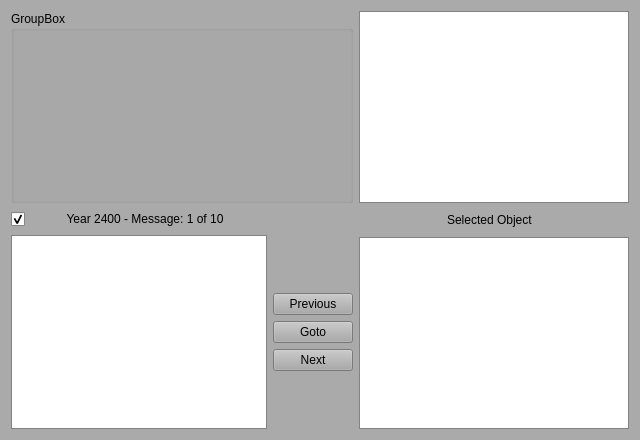
  <widget class="QWidget" name="centralwidget">
   <property name="enabled">
    <bool>true</bool>
   </property>
   <property name="sizePolicy">
    <sizepolicy hsizetype="Expanding" vsizetype="Expanding">
     <horstretch>0</horstretch>
     <verstretch>0</verstretch>
    </sizepolicy>
   </property>
   <property name="minimumSize">
    <size>
     <width>640</width>
     <height>400</height>
    </size>
   </property>
   <property name="palette">
    <palette>
     <active>
      <colorrole role="WindowText">
       <brush brushstyle="SolidPattern">
        <color alpha="255">
         <red>0</red>
         <green>0</green>
         <blue>0</blue>
        </color>
       </brush>
      </colorrole>
      <colorrole role="Button">
       <brush brushstyle="SolidPattern">
        <color alpha="255">
         <red>170</red>
         <green>170</green>
         <blue>170</blue>
        </color>
       </brush>
      </colorrole>
      <colorrole role="Light">
       <brush brushstyle="SolidPattern">
        <color alpha="255">
         <red>255</red>
         <green>255</green>
         <blue>255</blue>
        </color>
       </brush>
      </colorrole>
      <colorrole role="Midlight">
       <brush brushstyle="SolidPattern">
        <color alpha="255">
         <red>212</red>
         <green>212</green>
         <blue>212</blue>
        </color>
       </brush>
      </colorrole>
      <colorrole role="Dark">
       <brush brushstyle="SolidPattern">
        <color alpha="255">
         <red>85</red>
         <green>85</green>
         <blue>85</blue>
        </color>
       </brush>
      </colorrole>
      <colorrole role="Mid">
       <brush brushstyle="SolidPattern">
        <color alpha="255">
         <red>113</red>
         <green>113</green>
         <blue>113</blue>
        </color>
       </brush>
      </colorrole>
      <colorrole role="Text">
       <brush brushstyle="SolidPattern">
        <color alpha="255">
         <red>0</red>
         <green>0</green>
         <blue>0</blue>
        </color>
       </brush>
      </colorrole>
      <colorrole role="BrightText">
       <brush brushstyle="SolidPattern">
        <color alpha="255">
         <red>255</red>
         <green>255</green>
         <blue>255</blue>
        </color>
       </brush>
      </colorrole>
      <colorrole role="ButtonText">
       <brush brushstyle="SolidPattern">
        <color alpha="255">
         <red>0</red>
         <green>0</green>
         <blue>0</blue>
        </color>
       </brush>
      </colorrole>
      <colorrole role="Base">
       <brush brushstyle="SolidPattern">
        <color alpha="255">
         <red>255</red>
         <green>255</green>
         <blue>255</blue>
        </color>
       </brush>
      </colorrole>
      <colorrole role="Window">
       <brush brushstyle="SolidPattern">
        <color alpha="255">
         <red>170</red>
         <green>170</green>
         <blue>170</blue>
        </color>
       </brush>
      </colorrole>
      <colorrole role="Shadow">
       <brush brushstyle="SolidPattern">
        <color alpha="255">
         <red>0</red>
         <green>0</green>
         <blue>0</blue>
        </color>
       </brush>
      </colorrole>
      <colorrole role="AlternateBase">
       <brush brushstyle="SolidPattern">
        <color alpha="255">
         <red>212</red>
         <green>212</green>
         <blue>212</blue>
        </color>
       </brush>
      </colorrole>
      <colorrole role="ToolTipBase">
       <brush brushstyle="SolidPattern">
        <color alpha="255">
         <red>255</red>
         <green>255</green>
         <blue>220</blue>
        </color>
       </brush>
      </colorrole>
      <colorrole role="ToolTipText">
       <brush brushstyle="SolidPattern">
        <color alpha="255">
         <red>0</red>
         <green>0</green>
         <blue>0</blue>
        </color>
       </brush>
      </colorrole>
      <colorrole role="PlaceholderText">
       <brush brushstyle="NoBrush">
        <color alpha="128">
         <red>0</red>
         <green>0</green>
         <blue>0</blue>
        </color>
       </brush>
      </colorrole>
     </active>
     <inactive>
      <colorrole role="WindowText">
       <brush brushstyle="SolidPattern">
        <color alpha="255">
         <red>0</red>
         <green>0</green>
         <blue>0</blue>
        </color>
       </brush>
      </colorrole>
      <colorrole role="Button">
       <brush brushstyle="SolidPattern">
        <color alpha="255">
         <red>170</red>
         <green>170</green>
         <blue>170</blue>
        </color>
       </brush>
      </colorrole>
      <colorrole role="Light">
       <brush brushstyle="SolidPattern">
        <color alpha="255">
         <red>255</red>
         <green>255</green>
         <blue>255</blue>
        </color>
       </brush>
      </colorrole>
      <colorrole role="Midlight">
       <brush brushstyle="SolidPattern">
        <color alpha="255">
         <red>212</red>
         <green>212</green>
         <blue>212</blue>
        </color>
       </brush>
      </colorrole>
      <colorrole role="Dark">
       <brush brushstyle="SolidPattern">
        <color alpha="255">
         <red>85</red>
         <green>85</green>
         <blue>85</blue>
        </color>
       </brush>
      </colorrole>
      <colorrole role="Mid">
       <brush brushstyle="SolidPattern">
        <color alpha="255">
         <red>113</red>
         <green>113</green>
         <blue>113</blue>
        </color>
       </brush>
      </colorrole>
      <colorrole role="Text">
       <brush brushstyle="SolidPattern">
        <color alpha="255">
         <red>0</red>
         <green>0</green>
         <blue>0</blue>
        </color>
       </brush>
      </colorrole>
      <colorrole role="BrightText">
       <brush brushstyle="SolidPattern">
        <color alpha="255">
         <red>255</red>
         <green>255</green>
         <blue>255</blue>
        </color>
       </brush>
      </colorrole>
      <colorrole role="ButtonText">
       <brush brushstyle="SolidPattern">
        <color alpha="255">
         <red>0</red>
         <green>0</green>
         <blue>0</blue>
        </color>
       </brush>
      </colorrole>
      <colorrole role="Base">
       <brush brushstyle="SolidPattern">
        <color alpha="255">
         <red>255</red>
         <green>255</green>
         <blue>255</blue>
        </color>
       </brush>
      </colorrole>
      <colorrole role="Window">
       <brush brushstyle="SolidPattern">
        <color alpha="255">
         <red>170</red>
         <green>170</green>
         <blue>170</blue>
        </color>
       </brush>
      </colorrole>
      <colorrole role="Shadow">
       <brush brushstyle="SolidPattern">
        <color alpha="255">
         <red>0</red>
         <green>0</green>
         <blue>0</blue>
        </color>
       </brush>
      </colorrole>
      <colorrole role="AlternateBase">
       <brush brushstyle="SolidPattern">
        <color alpha="255">
         <red>212</red>
         <green>212</green>
         <blue>212</blue>
        </color>
       </brush>
      </colorrole>
      <colorrole role="ToolTipBase">
       <brush brushstyle="SolidPattern">
        <color alpha="255">
         <red>255</red>
         <green>255</green>
         <blue>220</blue>
        </color>
       </brush>
      </colorrole>
      <colorrole role="ToolTipText">
       <brush brushstyle="SolidPattern">
        <color alpha="255">
         <red>0</red>
         <green>0</green>
         <blue>0</blue>
        </color>
       </brush>
      </colorrole>
      <colorrole role="PlaceholderText">
       <brush brushstyle="NoBrush">
        <color alpha="128">
         <red>0</red>
         <green>0</green>
         <blue>0</blue>
        </color>
       </brush>
      </colorrole>
     </inactive>
     <disabled>
      <colorrole role="WindowText">
       <brush brushstyle="SolidPattern">
        <color alpha="255">
         <red>85</red>
         <green>85</green>
         <blue>85</blue>
        </color>
       </brush>
      </colorrole>
      <colorrole role="Button">
       <brush brushstyle="SolidPattern">
        <color alpha="255">
         <red>170</red>
         <green>170</green>
         <blue>170</blue>
        </color>
       </brush>
      </colorrole>
      <colorrole role="Light">
       <brush brushstyle="SolidPattern">
        <color alpha="255">
         <red>255</red>
         <green>255</green>
         <blue>255</blue>
        </color>
       </brush>
      </colorrole>
      <colorrole role="Midlight">
       <brush brushstyle="SolidPattern">
        <color alpha="255">
         <red>212</red>
         <green>212</green>
         <blue>212</blue>
        </color>
       </brush>
      </colorrole>
      <colorrole role="Dark">
       <brush brushstyle="SolidPattern">
        <color alpha="255">
         <red>85</red>
         <green>85</green>
         <blue>85</blue>
        </color>
       </brush>
      </colorrole>
      <colorrole role="Mid">
       <brush brushstyle="SolidPattern">
        <color alpha="255">
         <red>113</red>
         <green>113</green>
         <blue>113</blue>
        </color>
       </brush>
      </colorrole>
      <colorrole role="Text">
       <brush brushstyle="SolidPattern">
        <color alpha="255">
         <red>85</red>
         <green>85</green>
         <blue>85</blue>
        </color>
       </brush>
      </colorrole>
      <colorrole role="BrightText">
       <brush brushstyle="SolidPattern">
        <color alpha="255">
         <red>255</red>
         <green>255</green>
         <blue>255</blue>
        </color>
       </brush>
      </colorrole>
      <colorrole role="ButtonText">
       <brush brushstyle="SolidPattern">
        <color alpha="255">
         <red>85</red>
         <green>85</green>
         <blue>85</blue>
        </color>
       </brush>
      </colorrole>
      <colorrole role="Base">
       <brush brushstyle="SolidPattern">
        <color alpha="255">
         <red>170</red>
         <green>170</green>
         <blue>170</blue>
        </color>
       </brush>
      </colorrole>
      <colorrole role="Window">
       <brush brushstyle="SolidPattern">
        <color alpha="255">
         <red>170</red>
         <green>170</green>
         <blue>170</blue>
        </color>
       </brush>
      </colorrole>
      <colorrole role="Shadow">
       <brush brushstyle="SolidPattern">
        <color alpha="255">
         <red>0</red>
         <green>0</green>
         <blue>0</blue>
        </color>
       </brush>
      </colorrole>
      <colorrole role="AlternateBase">
       <brush brushstyle="SolidPattern">
        <color alpha="255">
         <red>170</red>
         <green>170</green>
         <blue>170</blue>
        </color>
       </brush>
      </colorrole>
      <colorrole role="ToolTipBase">
       <brush brushstyle="SolidPattern">
        <color alpha="255">
         <red>255</red>
         <green>255</green>
         <blue>220</blue>
        </color>
       </brush>
      </colorrole>
      <colorrole role="ToolTipText">
       <brush brushstyle="SolidPattern">
        <color alpha="255">
         <red>0</red>
         <green>0</green>
         <blue>0</blue>
        </color>
       </brush>
      </colorrole>
      <colorrole role="PlaceholderText">
       <brush brushstyle="NoBrush">
        <color alpha="128">
         <red>0</red>
         <green>0</green>
         <blue>0</blue>
        </color>
       </brush>
      </colorrole>
     </disabled>
    </palette>
   </property>
   <layout class="QGridLayout" name="gridLayout">
    <item row="0" column="0">
     <widget class="QGroupBox" name="groupBox">
      <property name="title">
       <string>GroupBox</string>
      </property>
     </widget>
    </item>
    <item row="0" column="1">
     <widget class="QGraphicsView" name="Universe">
      <property name="sizePolicy">
       <sizepolicy hsizetype="Expanding" vsizetype="Expanding">
        <horstretch>0</horstretch>
        <verstretch>0</verstretch>
       </sizepolicy>
      </property>
      <property name="sceneRect">
       <rectf>
        <x>0.000000000000000</x>
        <y>0.000000000000000</y>
        <width>100.000000000000000</width>
        <height>100.000000000000000</height>
       </rectf>
      </property>
     </widget>
    </item>
    <item row="1" column="0">
     <layout class="QVBoxLayout" name="Messages_VL">
      <item>
       <layout class="QHBoxLayout" name="CurrentYear_HL">
        <item>
         <widget class="QCheckBox" name="FilterMessage">
          <property name="sizePolicy">
           <sizepolicy hsizetype="Minimum" vsizetype="Fixed">
            <horstretch>0</horstretch>
            <verstretch>0</verstretch>
           </sizepolicy>
          </property>
          <property name="minimumSize">
           <size>
            <width>20</width>
            <height>20</height>
           </size>
          </property>
          <property name="toolTip">
           <string notr="true">Current game year</string>
          </property>
          <property name="accessibleName">
           <string notr="true"/>
          </property>
          <property name="accessibleDescription">
           <string notr="true"/>
          </property>
          <property name="text">
           <string notr="true"/>
          </property>
          <property name="shortcut">
           <string notr="true"/>
          </property>
          <property name="checked">
           <bool>true</bool>
          </property>
         </widget>
        </item>
        <item>
         <widget class="QLabel" name="CurrentGameYear">
          <property name="sizePolicy">
           <sizepolicy hsizetype="Expanding" vsizetype="Fixed">
            <horstretch>0</horstretch>
            <verstretch>0</verstretch>
           </sizepolicy>
          </property>
          <property name="toolTip">
           <string notr="true">Current age of the galaxy</string>
          </property>
          <property name="text">
           <string notr="true">Year 2400 - Message: 1 of 10</string>
          </property>
          <property name="alignment">
           <set>Qt::AlignCenter</set>
          </property>
         </widget>
        </item>
        <item>
         <spacer name="HS1">
          <property name="orientation">
           <enum>Qt::Horizontal</enum>
          </property>
          <property name="sizeType">
           <enum>QSizePolicy::Fixed</enum>
          </property>
          <property name="sizeHint" stdset="0">
           <size>
            <width>100</width>
            <height>20</height>
           </size>
          </property>
         </spacer>
        </item>
       </layout>
      </item>
      <item>
       <layout class="QHBoxLayout" name="CurrentMessage_HL">
        <item>
         <widget class="QPlainTextEdit" name="CurrentMessage">
          <property name="minimumSize">
           <size>
            <width>0</width>
            <height>0</height>
           </size>
          </property>
          <property name="documentTitle">
           <string notr="true"/>
          </property>
          <property name="undoRedoEnabled">
           <bool>false</bool>
          </property>
          <property name="readOnly">
           <bool>true</bool>
          </property>
          <property name="plainText">
           <string notr="true"/>
          </property>
         </widget>
        </item>
        <item>
         <layout class="QVBoxLayout" name="NewsButtons_VL">
          <property name="sizeConstraint">
           <enum>QLayout::SetMinimumSize</enum>
          </property>
          <item>
           <spacer name="VS2">
            <property name="orientation">
             <enum>Qt::Vertical</enum>
            </property>
            <property name="sizeHint" stdset="0">
             <size>
              <width>20</width>
              <height>40</height>
             </size>
            </property>
           </spacer>
          </item>
          <item>
           <widget class="QPushButton" name="PreviousMessage">
            <property name="toolTip">
             <string notr="true">Read previous message</string>
            </property>
            <property name="text">
             <string>Previous</string>
            </property>
           </widget>
          </item>
          <item>
           <widget class="QPushButton" name="FollowMessage">
            <property name="toolTip">
             <string notr="true">Follow up on current message</string>
            </property>
            <property name="text">
             <string>Goto</string>
            </property>
           </widget>
          </item>
          <item>
           <widget class="QPushButton" name="NextMessage">
            <property name="text">
             <string notr="true">Next</string>
            </property>
           </widget>
          </item>
          <item>
           <spacer name="VS1">
            <property name="orientation">
             <enum>Qt::Vertical</enum>
            </property>
            <property name="sizeHint" stdset="0">
             <size>
              <width>20</width>
              <height>40</height>
             </size>
            </property>
           </spacer>
          </item>
         </layout>
        </item>
       </layout>
      </item>
     </layout>
    </item>
    <item row="1" column="1">
     <layout class="QVBoxLayout" name="Inspector_VL">
      <item>
       <layout class="QHBoxLayout" name="SelectedObject_HL">
        <property name="spacing">
         <number>0</number>
        </property>
        <property name="sizeConstraint">
         <enum>QLayout::SetDefaultConstraint</enum>
        </property>
        <item>
         <spacer name="HS4">
          <property name="orientation">
           <enum>Qt::Horizontal</enum>
          </property>
          <property name="sizeType">
           <enum>QSizePolicy::Fixed</enum>
          </property>
          <property name="sizeHint" stdset="0">
           <size>
            <width>32</width>
            <height>20</height>
           </size>
          </property>
         </spacer>
        </item>
        <item>
         <spacer name="HS2">
          <property name="orientation">
           <enum>Qt::Horizontal</enum>
          </property>
          <property name="sizeHint" stdset="0">
           <size>
            <width>40</width>
            <height>20</height>
           </size>
          </property>
         </spacer>
        </item>
        <item>
         <widget class="QLabel" name="SelectedObject">
          <property name="text">
           <string>Selected Object</string>
          </property>
          <property name="scaledContents">
           <bool>false</bool>
          </property>
          <property name="textInteractionFlags">
           <set>Qt::NoTextInteraction</set>
          </property>
         </widget>
        </item>
        <item>
         <spacer name="HS3">
          <property name="orientation">
           <enum>Qt::Horizontal</enum>
          </property>
          <property name="sizeHint" stdset="0">
           <size>
            <width>40</width>
            <height>20</height>
           </size>
          </property>
         </spacer>
        </item>
        <item>
         <widget class="QPushButton" name="SelectNextObject">
          <property name="sizePolicy">
           <sizepolicy hsizetype="Fixed" vsizetype="Fixed">
            <horstretch>0</horstretch>
            <verstretch>0</verstretch>
           </sizepolicy>
          </property>
          <property name="minimumSize">
           <size>
            <width>20</width>
            <height>20</height>
           </size>
          </property>
          <property name="text">
           <string notr="true"/>
          </property>
          <property name="icon">
           <iconset resource="stars.qrc">
            <normaloff>:/Toolbar/Percent</normaloff>:/Toolbar/Percent</iconset>
          </property>
          <property name="iconSize">
           <size>
            <width>20</width>
            <height>20</height>
           </size>
          </property>
          <property name="flat">
           <bool>true</bool>
          </property>
         </widget>
        </item>
       </layout>
      </item>
      <item>
       <widget class="QGraphicsView" name="Inspector">
        <property name="sizePolicy">
         <sizepolicy hsizetype="Expanding" vsizetype="MinimumExpanding">
          <horstretch>0</horstretch>
          <verstretch>0</verstretch>
         </sizepolicy>
        </property>
        <property name="maximumSize">
         <size>
          <width>1200</width>
          <height>450</height>
         </size>
        </property>
        <property name="sizeAdjustPolicy">
         <enum>QAbstractScrollArea::AdjustIgnored</enum>
        </property>
       </widget>
      </item>
     </layout>
    </item>
   </layout>
  </widget>
